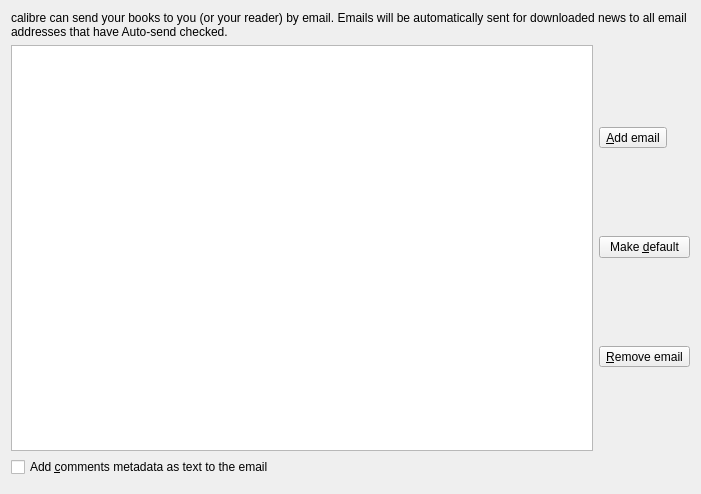
<?xml version="1.0" encoding="UTF-8"?>
<ui version="4.0">
 <class>Form</class>
 <widget class="QWidget" name="Form">
  <property name="geometry">
   <rect>
    <x>0</x>
    <y>0</y>
    <width>701</width>
    <height>494</height>
   </rect>
  </property>
  <property name="windowTitle">
   <string>Form</string>
  </property>
  <layout class="QVBoxLayout" name="verticalLayout">
   <item>
    <widget class="QLabel" name="label_22">
     <property name="text">
      <string>calibre can send your books to you (or your reader) by email. Emails will be automatically sent for downloaded news to all email addresses that have Auto-send checked.</string>
     </property>
     <property name="wordWrap">
      <bool>true</bool>
     </property>
    </widget>
   </item>
   <item>
    <layout class="QHBoxLayout" name="horizontalLayout_8">
     <item>
      <widget class="QTableView" name="email_view">
       <property name="selectionMode">
        <enum>QAbstractItemView::SingleSelection</enum>
       </property>
       <property name="selectionBehavior">
        <enum>QAbstractItemView::SelectRows</enum>
       </property>
      </widget>
     </item>
     <item>
      <layout class="QVBoxLayout" name="verticalLayout_8">
       <item>
        <widget class="QToolButton" name="email_add">
         <property name="toolTip">
          <string>Add an email address to which to send books</string>
         </property>
         <property name="text">
          <string>&amp;Add email</string>
         </property>
         <property name="icon">
          <iconset resource="../../../../resources/images.qrc">
           <normaloff>:/images/plus.png</normaloff>:/images/plus.png</iconset>
         </property>
         <property name="iconSize">
          <size>
           <width>24</width>
           <height>24</height>
          </size>
         </property>
         <property name="toolButtonStyle">
          <enum>Qt::ToolButtonTextUnderIcon</enum>
         </property>
        </widget>
       </item>
       <item>
        <widget class="QPushButton" name="email_make_default">
         <property name="text">
          <string>Make &amp;default</string>
         </property>
        </widget>
       </item>
       <item>
        <widget class="QToolButton" name="email_remove">
         <property name="text">
          <string>&amp;Remove email</string>
         </property>
         <property name="icon">
          <iconset resource="../../../../resources/images.qrc">
           <normaloff>:/images/minus.png</normaloff>:/images/minus.png</iconset>
         </property>
         <property name="iconSize">
          <size>
           <width>24</width>
           <height>24</height>
          </size>
         </property>
         <property name="toolButtonStyle">
          <enum>Qt::ToolButtonTextUnderIcon</enum>
         </property>
        </widget>
       </item>
      </layout>
     </item>
    </layout>
   </item>
   <item>
    <widget class="QCheckBox" name="opt_add_comments_to_email">
     <property name="toolTip">
      <string>Add the comments from the book metadata to the email.
Useful to allow the recipient to see a summary of the
book before opening it.</string>
     </property>
     <property name="text">
      <string>Add &amp;comments metadata as text to the email</string>
     </property>
    </widget>
   </item>
   <item>
    <widget class="SendEmail" name="send_email_widget" native="true"/>
   </item>
  </layout>
 </widget>
 <customwidgets>
  <customwidget>
   <class>SendEmail</class>
   <extends>QWidget</extends>
   <header>calibre/gui2/wizard/send_email.h</header>
   <container>1</container>
  </customwidget>
 </customwidgets>
 <resources>
  <include location="../../../../resources/images.qrc"/>
 </resources>
 <connections/>
</ui>
